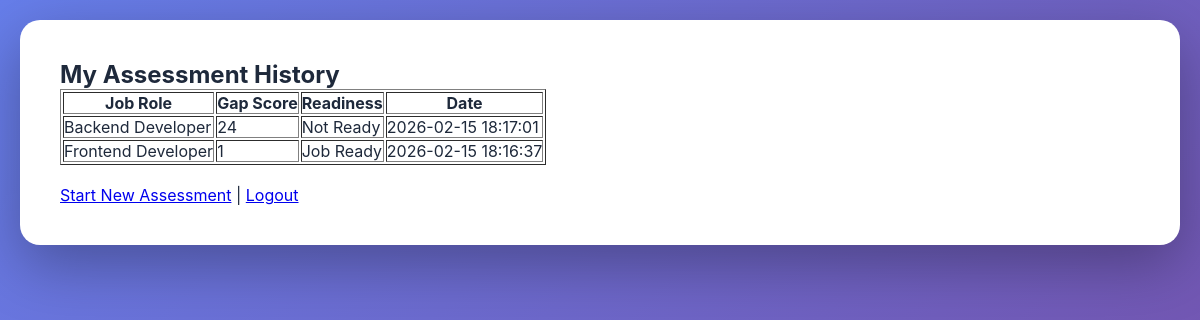
/dashboard (signed in), run on an earlier commit of the app's database.
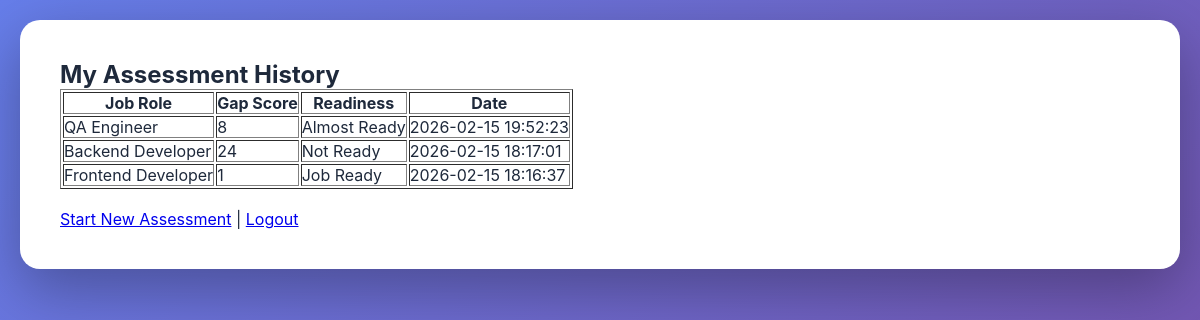
And on a later commit of the database.
### tables this page shows
CREATE TABLE assessments (
            id INTEGER PRIMARY KEY AUTOINCREMENT,
            user_id INTEGER,
            job_role TEXT,
            total_gap INTEGER,
            readiness TEXT,
            created_at TEXT,
            FOREIGN KEY (user_id) REFERENCES users(id)
        );

### app.py (the view)
@app.route('/dashboard')
def dashboard():
    if 'user_id' not in session:
        return redirect(url_for('login'))
    conn = sqlite3.connect("hiremind.db")
    cursor = conn.cursor()
    cursor.execute("""
        SELECT id, job_role, total_gap, readiness, created_at
        FROM assessments
        WHERE user_id = ?
        ORDER BY created_at DESC
    """, (session['user_id'],))
    assessments = cursor.fetchall()
    conn.close()
    return render_template('dashboard.html', assessments=assessments)

### templates/dashboard.html (shortened to what this page needs)
<!DOCTYPE html>
<html>
<head>
    <link rel="stylesheet" href="{{ url_for('static', filename='style.css') }}">
</head>
<body>
<div class="container">
    <h2>My Assessment History</h2>
    {% if assessments %}
    <table border="1" cellpadding="8">
        <tr>
            <th>Job Role</th>
            <th>Gap Score</th>
            <th>Readiness</th>
            <th>Date</th>
        </tr>
        {% for a in assessments %}
        <tr>
            <td>{{ a[1] }}</td>
            <td>{{ a[2] }}</td>
            <td>{{ a[3] }}</td>
            <td>{{ a[4] }}</td>
        </tr>
        {% endfor %}
    </table>
    {% else %}
    <p>No assessments yet.</p>
    {% endif %}
    <br>
    <a href="/">Start New Assessment</a> |
    <a href="/logout">Logout</a>
</div>
</body>
</html>

### static/style.css (style rules this page uses)
* { margin: 0; padding: 0; box-sizing: border-box; }
body { font-family: -apple-system, BlinkMacSystemFont, 'Segoe UI', 'Roboto', 'Oxygen', 'Ubuntu', 'Cantarell', sans-serif; background: linear-gradient(135deg, #667eea 0%, #764ba2 100%); min-height: 100vh; padding: 20px; color: #1e293b; }
.container { max-width: 1200px; margin: 0 auto; background: #ffffff; padding: 40px; border-radius: 20px; box-shadow: 0 20px 60px rgba(0, 0, 0, 0.3); animation: slideIn 0.6s ease-out; }

What changed in the data, as far as the page shows it:
added assessments: job_role "QA Engineer", total_gap "8", readiness "Almost Ready", created_at "2026-02-15 19:52:23"
